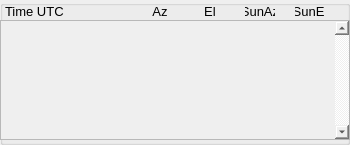
   <widget class="QGroupBox" name="groupBox">
    <property name="geometry">
     <rect>
      <x>420</x>
      <y>240</y>
      <width>350</width>
      <height>145</height>
     </rect>
    </property>
    <property name="sizePolicy">
     <sizepolicy hsizetype="Fixed" vsizetype="Fixed">
      <horstretch>0</horstretch>
      <verstretch>0</verstretch>
     </sizepolicy>
    </property>
    <property name="minimumSize">
     <size>
      <width>350</width>
      <height>145</height>
     </size>
    </property>
    <property name="maximumSize">
     <size>
      <width>350</width>
      <height>140</height>
     </size>
    </property>
    <property name="font">
     <font>
      <pointsize>10</pointsize>
     </font>
    </property>
    <property name="contextMenuPolicy">
     <enum>Qt::NoContextMenu</enum>
    </property>
    <property name="autoFillBackground">
     <bool>false</bool>
    </property>
    <property name="styleSheet">
     <string notr="true">border-color: rgb(0, 0, 0);</string>
    </property>
    <property name="title">
     <string/>
    </property>
    <property name="flat">
     <bool>false</bool>
    </property>
    <property name="checkable">
     <bool>false</bool>
    </property>
    <widget class="QScrollArea" name="sessions_scroll_area">
     <property name="geometry">
      <rect>
       <x>0</x>
       <y>20</y>
       <width>350</width>
       <height>120</height>
      </rect>
     </property>
     <property name="sizePolicy">
      <sizepolicy hsizetype="Fixed" vsizetype="Fixed">
       <horstretch>0</horstretch>
       <verstretch>0</verstretch>
      </sizepolicy>
     </property>
     <property name="minimumSize">
      <size>
       <width>350</width>
       <height>120</height>
      </size>
     </property>
     <property name="maximumSize">
      <size>
       <width>350</width>
       <height>120</height>
      </size>
     </property>
     <property name="font">
      <font>
       <pointsize>10</pointsize>
      </font>
     </property>
     <property name="verticalScrollBarPolicy">
      <enum>Qt::ScrollBarAlwaysOn</enum>
     </property>
     <property name="horizontalScrollBarPolicy">
      <enum>Qt::ScrollBarAlwaysOff</enum>
     </property>
     <property name="widgetResizable">
      <bool>true</bool>
     </property>
     <property name="alignment">
      <set>Qt::AlignLeading|Qt::AlignLeft|Qt::AlignTop</set>
     </property>
     <widget class="QWidget" name="scrollAreaWidgetContents_2">
      <property name="geometry">
       <rect>
        <x>0</x>
        <y>0</y>
        <width>332</width>
        <height>118</height>
       </rect>
      </property>
     </widget>
    </widget>
    <widget class="QWidget" name="horizontalLayoutWidget">
     <property name="geometry">
      <rect>
       <x>0</x>
       <y>0</y>
       <width>352</width>
       <height>22</height>
      </rect>
     </property>
     <property name="font">
      <font>
       <pointsize>10</pointsize>
      </font>
     </property>
     <layout class="QHBoxLayout" name="sessions_info_layout">
      <property name="spacing">
       <number>0</number>
      </property>
      <item>
       <spacer name="horizontalSpacer_7">
        <property name="font">
         <font>
          <pointsize>10</pointsize>
         </font>
        </property>
        <property name="orientation">
         <enum>Qt::Horizontal</enum>
        </property>
        <property name="sizeType">
         <enum>QSizePolicy::Fixed</enum>
        </property>
        <property name="sizeHint" stdset="0">
         <size>
          <width>5</width>
          <height>20</height>
         </size>
        </property>
       </spacer>
      </item>
      <item>
       <widget class="QLabel" name="session_time_text_label">
        <property name="sizePolicy">
         <sizepolicy hsizetype="Fixed" vsizetype="Fixed">
          <horstretch>0</horstretch>
          <verstretch>0</verstretch>
         </sizepolicy>
        </property>
        <property name="minimumSize">
         <size>
          <width>110</width>
          <height>20</height>
         </size>
        </property>
        <property name="maximumSize">
         <size>
          <width>110</width>
          <height>20</height>
         </size>
        </property>
        <property name="font">
         <font>
          <pointsize>10</pointsize>
          <weight>50</weight>
          <bold>false</bold>
         </font>
        </property>
        <property name="text">
         <string>Time UTC</string>
        </property>
       </widget>
      </item>
      <item>
       <spacer name="horizontalSpacer">
        <property name="font">
         <font>
          <pointsize>10</pointsize>
         </font>
        </property>
        <property name="orientation">
         <enum>Qt::Horizontal</enum>
        </property>
        <property name="sizeType">
         <enum>QSizePolicy::Fixed</enum>
        </property>
        <property name="sizeHint" stdset="0">
         <size>
          <width>30</width>
          <height>20</height>
         </size>
        </property>
       </spacer>
      </item>
      <item>
       <widget class="QLabel" name="azimuth_session_text_label">
        <property name="sizePolicy">
         <sizepolicy hsizetype="Fixed" vsizetype="Fixed">
          <horstretch>0</horstretch>
          <verstretch>0</verstretch>
         </sizepolicy>
        </property>
        <property name="minimumSize">
         <size>
          <width>30</width>
          <height>20</height>
         </size>
        </property>
        <property name="maximumSize">
         <size>
          <width>30</width>
          <height>20</height>
         </size>
        </property>
        <property name="font">
         <font>
          <pointsize>10</pointsize>
          <weight>50</weight>
          <bold>false</bold>
         </font>
        </property>
        <property name="text">
         <string>Az</string>
        </property>
        <property name="alignment">
         <set>Qt::AlignCenter</set>
        </property>
       </widget>
      </item>
      <item>
       <spacer name="horizontalSpacer_4">
        <property name="font">
         <font>
          <pointsize>10</pointsize>
         </font>
        </property>
        <property name="orientation">
         <enum>Qt::Horizontal</enum>
        </property>
        <property name="sizeType">
         <enum>QSizePolicy::Fixed</enum>
        </property>
        <property name="sizeHint" stdset="0">
         <size>
          <width>20</width>
          <height>20</height>
         </size>
        </property>
       </spacer>
      </item>
      <item>
       <widget class="QLabel" name="elevation_session_text_label">
        <property name="sizePolicy">
         <sizepolicy hsizetype="Fixed" vsizetype="Fixed">
          <horstretch>0</horstretch>
          <verstretch>0</verstretch>
         </sizepolicy>
        </property>
        <property name="minimumSize">
         <size>
          <width>30</width>
          <height>20</height>
         </size>
        </property>
        <property name="maximumSize">
         <size>
          <width>30</width>
          <height>20</height>
         </size>
        </property>
        <property name="font">
         <font>
          <pointsize>10</pointsize>
          <weight>50</weight>
          <bold>false</bold>
         </font>
        </property>
        <property name="text">
         <string>El</string>
        </property>
        <property name="alignment">
         <set>Qt::AlignCenter</set>
        </property>
       </widget>
      </item>
      <item>
       <spacer name="horizontalSpacer_2">
        <property name="font">
         <font>
          <pointsize>10</pointsize>
         </font>
        </property>
        <property name="orientation">
         <enum>Qt::Horizontal</enum>
        </property>
        <property name="sizeType">
         <enum>QSizePolicy::Fixed</enum>
        </property>
        <property name="sizeHint" stdset="0">
         <size>
          <width>20</width>
          <height>20</height>
         </size>
        </property>
       </spacer>
      </item>
      <item>
       <widget class="QLabel" name="sun_azimuth_text_label">
        <property name="sizePolicy">
         <sizepolicy hsizetype="Fixed" vsizetype="Fixed">
          <horstretch>0</horstretch>
          <verstretch>0</verstretch>
         </sizepolicy>
        </property>
        <property name="minimumSize">
         <size>
          <width>30</width>
          <height>20</height>
         </size>
        </property>
        <property name="maximumSize">
         <size>
          <width>30</width>
          <height>20</height>
         </size>
        </property>
        <property name="font">
         <font>
          <pointsize>10</pointsize>
          <weight>50</weight>
          <bold>false</bold>
         </font>
        </property>
        <property name="text">
         <string>SunAz</string>
        </property>
        <property name="alignment">
         <set>Qt::AlignCenter</set>
        </property>
       </widget>
      </item>
      <item>
       <spacer name="horizontalSpacer_3">
        <property name="font">
         <font>
          <pointsize>10</pointsize>
         </font>
        </property>
        <property name="orientation">
         <enum>Qt::Horizontal</enum>
        </property>
        <property name="sizeType">
         <enum>QSizePolicy::Fixed</enum>
        </property>
        <property name="sizeHint" stdset="0">
         <size>
          <width>20</width>
          <height>20</height>
         </size>
        </property>
       </spacer>
      </item>
      <item>
       <widget class="QLabel" name="sun_elevation_text_label">
        <property name="sizePolicy">
         <sizepolicy hsizetype="Fixed" vsizetype="Fixed">
          <horstretch>0</horstretch>
          <verstretch>0</verstretch>
         </sizepolicy>
        </property>
        <property name="minimumSize">
         <size>
          <width>30</width>
          <height>20</height>
         </size>
        </property>
        <property name="maximumSize">
         <size>
          <width>30</width>
          <height>20</height>
         </size>
        </property>
        <property name="font">
         <font>
          <pointsize>10</pointsize>
          <weight>50</weight>
          <bold>false</bold>
         </font>
        </property>
        <property name="text">
         <string>SunEl</string>
        </property>
        <property name="alignment">
         <set>Qt::AlignCenter</set>
        </property>
       </widget>
      </item>
      <item>
       <spacer name="horizontalSpacer_6">
        <property name="font">
         <font>
          <pointsize>10</pointsize>
         </font>
        </property>
        <property name="orientation">
         <enum>Qt::Horizontal</enum>
        </property>
        <property name="sizeType">
         <enum>QSizePolicy::Fixed</enum>
        </property>
        <property name="sizeHint" stdset="0">
         <size>
          <width>25</width>
          <height>20</height>
         </size>
        </property>
       </spacer>
      </item>
     </layout>
    </widget>
   </widget>
